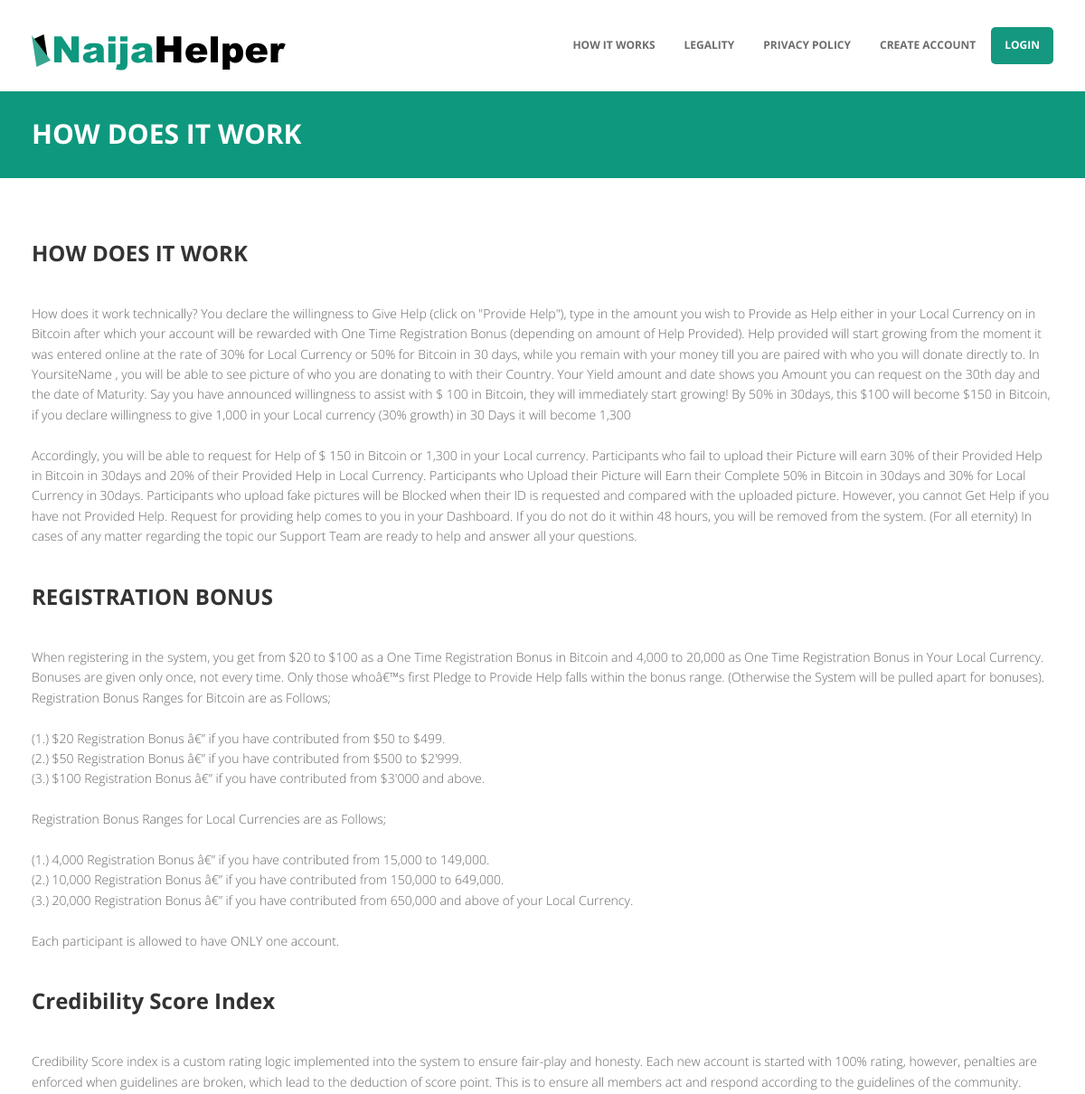
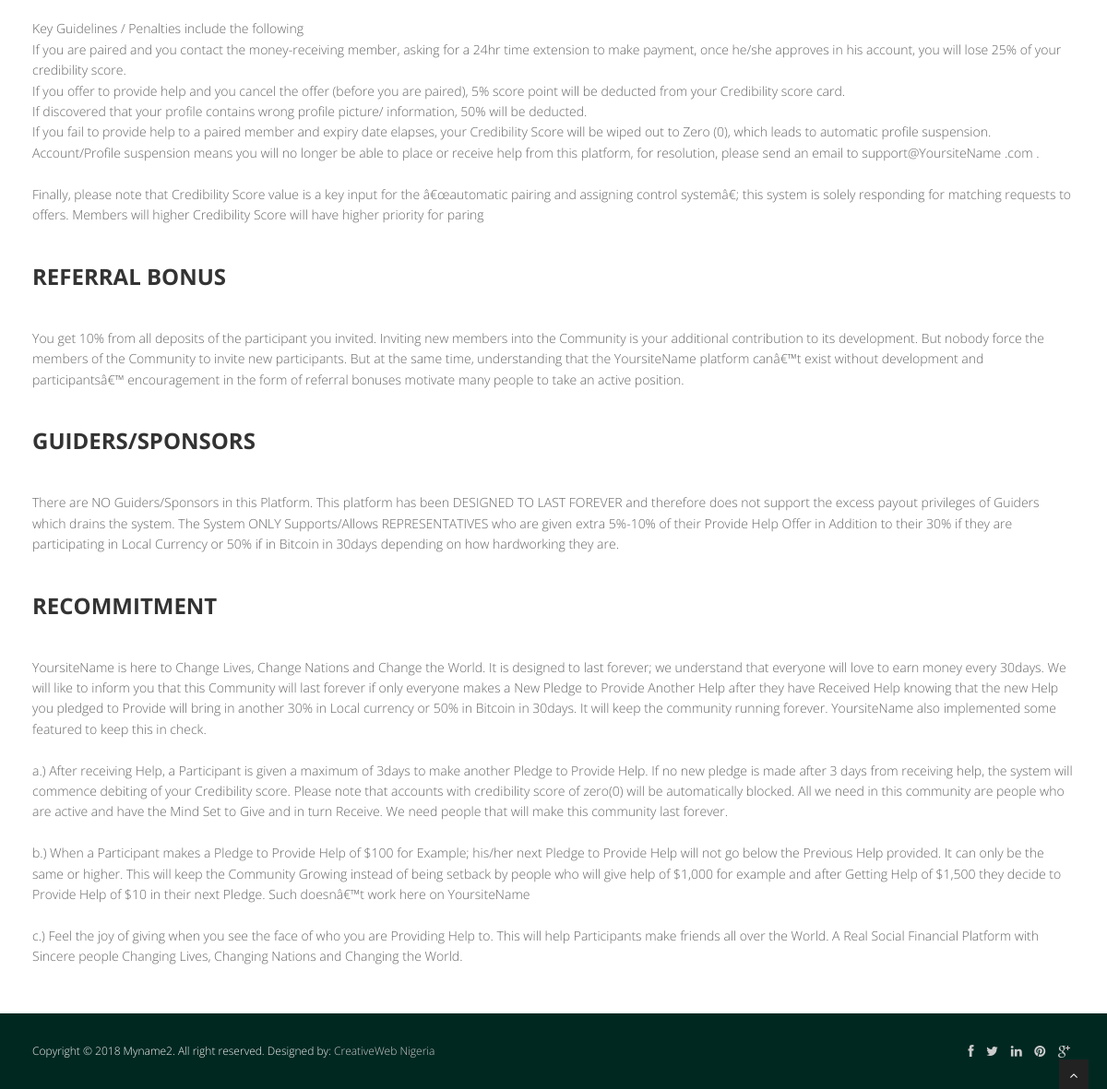
/how-it-works.php, run on the app's committed database (2 pictures, top to bottom).
### tables this page shows
CREATE TABLE `website_settings` (
  `id` int(11) NOT NULL,
  `site_name` varchar(100) NOT NULL,
  `site_title` varchar(100) NOT NULL,
  `site_description` varchar(255) NOT NULL,
  `favicon_url` varchar(100) NOT NULL,
  `logo_url` varchar(100) NOT NULL,
  `last_updated` timestamp NOT NULL DEFAULT CURRENT_TIMESTAMP ON UPDATE CURRENT_TIMESTAMP
);

CREATE TABLE `contents` (
  `c_id` int(11) NOT NULL,
  `privacy` longtext NOT NULL,
  `legality` longtext NOT NULL,
  `how_it_works` longtext NOT NULL,
  `middle_left_img` varchar(100) NOT NULL,
  `middle_right` text NOT NULL,
  `home_bottom_left` longtext NOT NULL,
  `home_bottom_right` longtext NOT NULL,
  `last_updated` timestamp NOT NULL DEFAULT CURRENT_TIMESTAMP ON UPDATE CURRENT_TIMESTAMP
);

### core/class.user.php (called while the page is built, shortened)
<?php
	class USER {
		private $connect;
		public function __construct(){
			$database = new Database();
			$db = $database->dbConnection();
			$this->connect = $db;
		}
		public function siteInfo(){
			try {
				$results = $this->connect->prepare("SELECT * FROM website_settings
					WHERE id='1'");
				$results->execute();
			} catch (Exception $e) {
				echo "Data could not be retrived from database.";
				exit;
			}
			$matches = $results->fetch(PDO::FETCH_ASSOC);
			return $matches;
		}
		public function contents(){
			try {
				$results = $this->connect->prepare("SELECT * FROM contents WHERE c_id='1'");
				$results->execute();
			} catch (Exception $e) {
				echo "Data could not be retrived from database.";
				exit;
			}
			$matches = $results->fetch(PDO::FETCH_ASSOC);
			return $matches;
		}
	}
?>

### how-it-works.php (the view, shortened to what this page needs)
<?php
	require_once(ROOT_PATH . "core/class.user.php");
	$auth_user = new USER();
?>
<?php include(ROOT_PATH."includes/header.php"); ?>
	<section id="inner-headline">
	<div class="container">
		<div class="row">
			<div class="col-lg-12">
				<h2 class="pageTitle">HOW DOES IT WORK</h2>
			</div>
		</div>
	</div>
	</section>
	<section id="content">
		<div class="container content">
			<div class="row">
				<div class="col-md-12">
					<div class="about-logo">
						<?php echo nl2br($content['how_it_works']);?>
					</div>
				</div>
			</div>
    </div>
    </section>
<?php include(ROOT_PATH."includes/footer.php"); ?>

### includes/header.php (shortened to what this page needs)
<?php
    $siteInfo = $auth_user->siteInfo();
    $content = $auth_user->contents();
?>
<!DOCTYPE html>
<html lang="en">
<head>
<link href="css/bootstrap.min.css" rel="stylesheet" />
<link href="css/fancybox/jquery.fancybox.css" rel="stylesheet">
<link href="css/jcarousel.css" rel="stylesheet" />
<link href="css/flexslider.css" rel="stylesheet" />
<link href="js/owl-carousel/owl.carousel.css" rel="stylesheet">
<link href="css/style.css" rel="stylesheet" />
</head>
<body>
<div id="wrapper">
    <header>
        <div class="navbar navbar-default navbar-static-top">
            <div class="container">
                <div class="navbar-header">
                    <?php if(isset($siteInfo['logo_url'])){
                        $logoURL = BASE_URL.str_replace('../', '', $siteInfo['logo_url']);?>
                    <a class="navbar-brand" href="<?php echo BASE_URL;?>">
                    <img src="<?php echo $logoURL;?>" alt="logo"/></a>
                    <?php }else{?>
                    <a class="navbar-brand" href="<?php echo BASE_URL;?>"><img src="img/logo.png" alt="logo"/></a>
                    <?php }?>
                </div>
                <div class="navbar-collapse collapse ">
                    <ul class="nav navbar-nav">
                        <li><a href="how-it-works">How it Works</a></li>
                        <li><a href="legality">Legality</a></li>
                        <li><a href="privacy">Privacy Policy</a></li>
                        <li><a href="register">Create Account</a></li>
                        <li><a class="btn btn-default" style="border-radius: 5px; color: #FFF;" href="login">Login</a></li>
                    </ul>
                </div>
            </div>
        </div>
    </header>

### includes/footer.php (shortened to what this page needs)
	<div id="sub-footer">
		<div class="container">
			<div class="row">
				<div class="col-lg-6">
					<div class="copyright">
						<p>
							<span>Copyright &copy; <?php echo date("Y");?>
							<?php if($siteInfo['site_name'] !=''){echo $siteInfo['site_name'];}else{echo ' Yoursite Name';}?>.  All right reserved. Designed by: </span><a href="http://www.creativeweb.com.ng" target="_blank" title="Web Design Company in Nigeria">CreativeWeb Nigeria</a>
						</p>
					</div>
				</div>
				<div class="col-lg-6">
					<ul class="social-network">
						<li><a href="#" data-placement="top" title="Facebook"><i class="fa fa-facebook"></i></a></li>
						<li><a href="#" data-placement="top" title="Twitter"><i class="fa fa-twitter"></i></a></li>
						<li><a href="#" data-placement="top" title="Linkedin"><i class="fa fa-linkedin"></i></a></li>
						<li><a href="#" data-placement="top" title="Pinterest"><i class="fa fa-pinterest"></i></a></li>
						<li><a href="#" data-placement="top" title="Google plus"><i class="fa fa-google-plus"></i></a></li>
					</ul>
				</div>
			</div>
		</div>
	</div>
</div>
<a href="#" class="scrollup"><i class="fa fa-angle-up active"></i></a>
</body>
</html>

### css/style.css (style rules this page uses)
body { font-family:'Open Sans', Arial, sans-serif; font-size:14px; font-weight:300; line-height:1.6em; color:#656565; }
h1,h2, h3, h4, h5, h6 { font-family:'Open Sans', Arial, sans-serif; font-weight:700; line-height:1.1em; color:#333; margin-bottom: 20px; }
.container { padding:0 20px 0 20px; position:relative; }
#wrapper { width:100%; margin:0; padding:0; }
.row,.row-fluid { margin-bottom:30px; }
header .navbar { margin-bottom: 0; }
.navbar-default { border: none; }
.navbar-brand { color: #222; text-transform: uppercase; font-size: 24px; font-weight: 700; line-height: 1em; letter-spacing: -1px; margin-top: 20px; padding: 0 0 0 15px; }
.navbar-default .navbar-brand { color: #2FADDE; }
header .navbar-collapse ul.navbar-nav { float: right; margin-right: 0; }
header .navbar-default { background-color: #FFFFFF; }
header .navbar { min-height: 70px; padding:18px 0; }
header .navbar-nav > li { padding-bottom: 12px; padding-top: 12px; }
header .navbar-nav > li > a { padding-bottom: 6px; padding-top: 5px; margin-left: 2px; line-height: 30px; font-weight: 700; -webkit-transition: all .3s ease; -moz-transition: all .3s ease; -ms-transition: all .3s ease; -o-transition: all .3s ease; transition: all .3s ease; }
header ul.nav li { border:none; margin:0; }
header ul.nav li a { font-size:12px; border:none; font-weight:700; text-transform:uppercase; }
.navbar .nav > li > a { color: #6C6C6C; text-shadow: none; }
.pageTitle { color: #fff; margin: 30px 0 3px; display: inline-block; }
#content { position:relative; background:#fff; padding:50px 0 0px 0; }
#inner-headline { background: #0E987E; position:relative; margin:0; padding:0; color: #FFFFFF; }
.btn { text-align: center; background: #14987F; color: #fff; border-radius: 0;border: 0; }
ul.social-network { list-style:none; margin:0; }
ul.social-network li { display:inline; margin: 0 5px; }
#sub-footer { text-shadow:none; color:#f5f5f5; padding:0; padding-top:30px; margin:20px 0 0 0; background: #002821; }
#sub-footer p { margin:0; padding:0; }
#sub-footer span { color:#f5f5f5; }
.copyright { text-align:left; font-size:12px; }
#sub-footer ul.social-network { float:right; }
.scrollup { position:fixed; width:32px; height:32px; bottom:0px; right:20px; background: #222; }
a.scrollup { outline:0; text-align: center; }
a.scrollup i { margin-top: 10px; color: #fff; }

### includes/footer.php (style rules this page uses)
#sub-footer a { color: #CCC; }

### data on the page
website_settings: logo_url (picture), site_name "Myname2"
contents: how_it_works "HOW DOES IT WORK How does it work technically? You declare the willingness to Give Help (click on \"Provide Help\"), type in the amount you wish to Provide as Help either in your Local Currency on in Bitcoin after which your account will be rewarded with One Time Registration Bonus (depending on amount of Help Provided). Help provided will start growing from the moment it was entered online at the rate of 30% for Local Currency or 50% for Bitcoin in 30 days, while you remain with your money till you are paired with who you will donate directly to. In YoursiteName , you will be able to see picture of who you are donating to with their Country. Your Yield amount and date shows you Amount you…"
